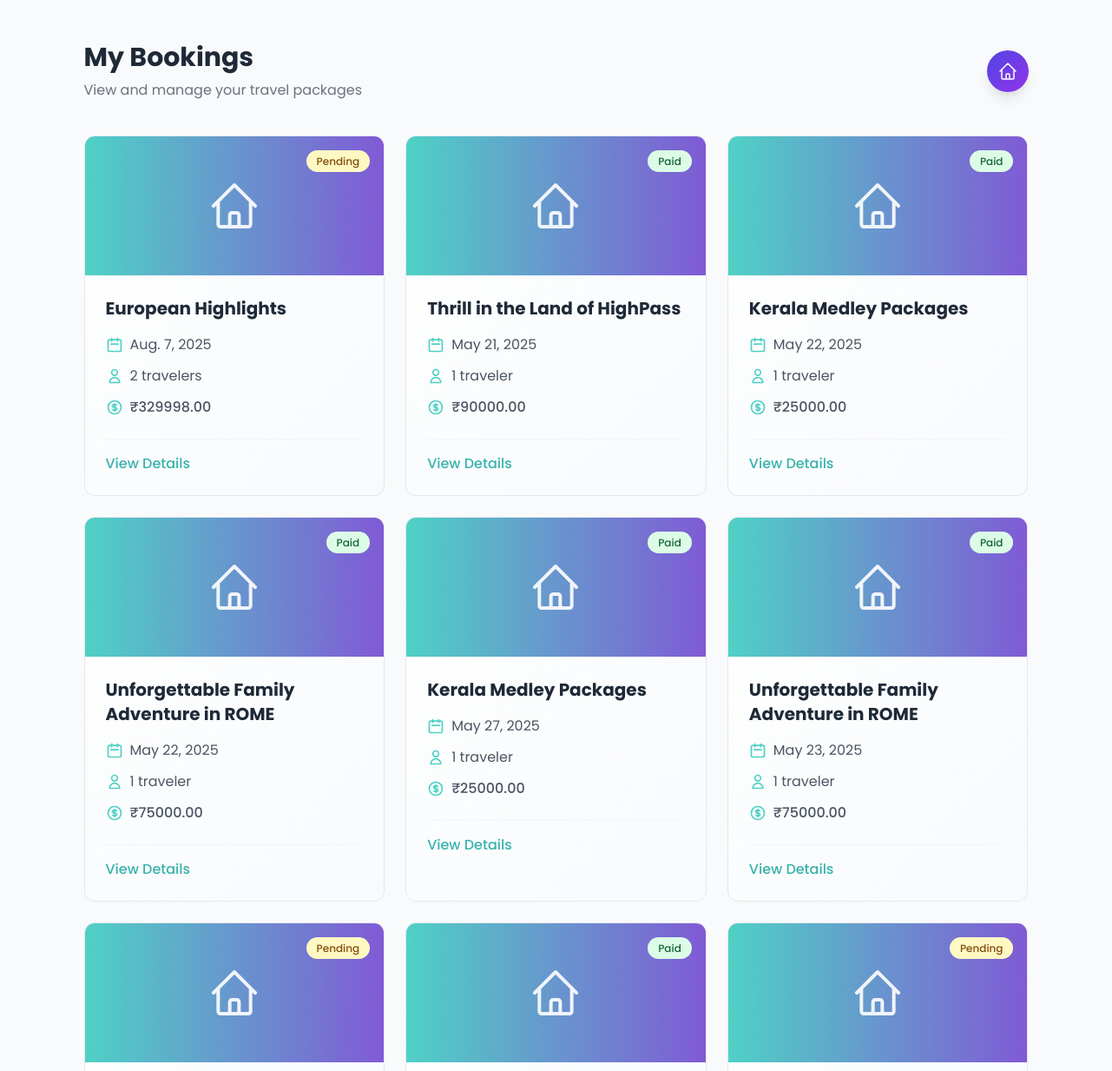
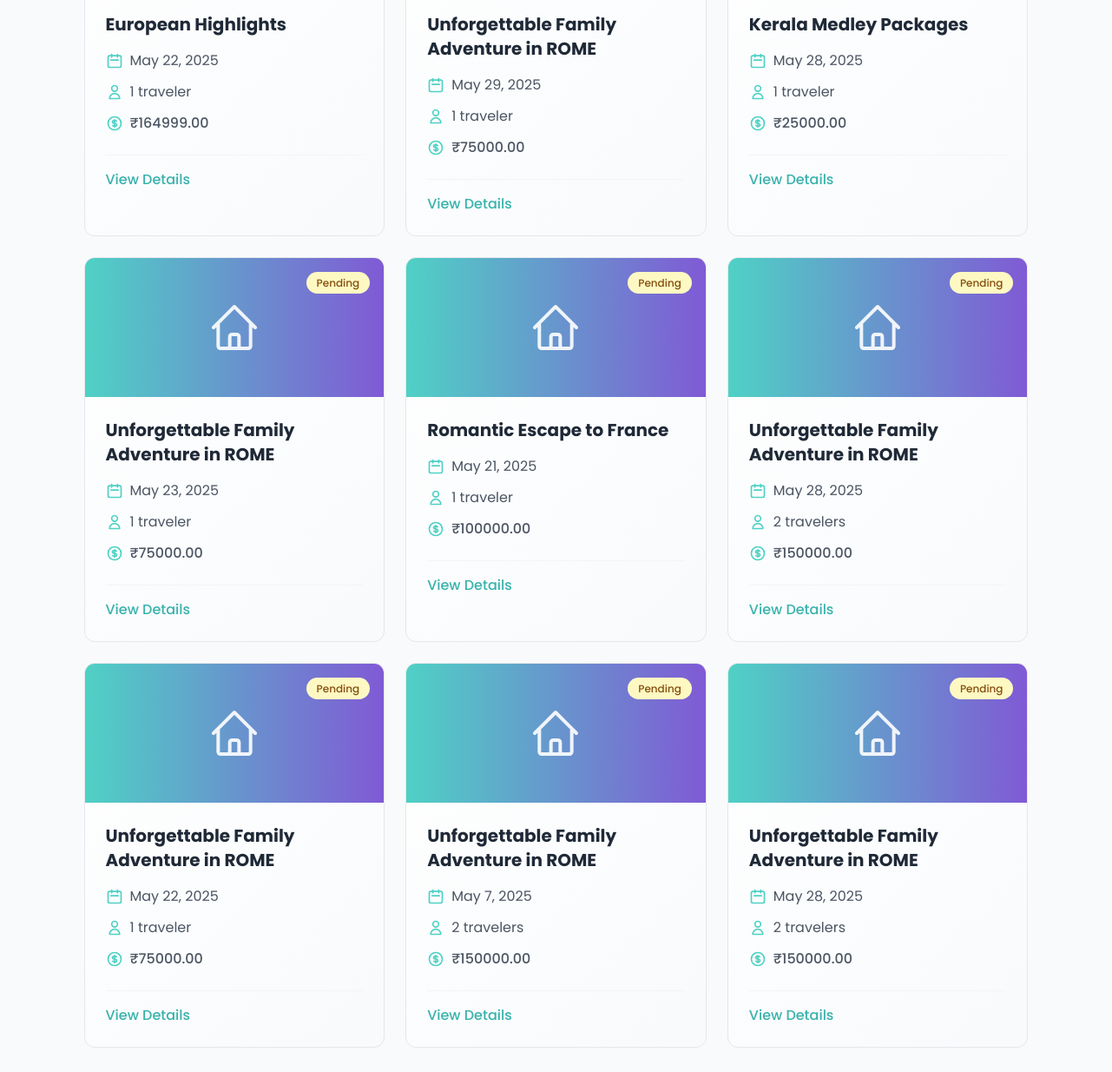
/my-bookings/ (signed in), run on the app's committed database (2 pictures, top to bottom).
### users/models.py (models this page shows)
class Booking(models.Model):
    user = models.ForeignKey(RegisteredUser, on_delete=models.CASCADE)
    package = models.ForeignKey(Package, on_delete=models.CASCADE)
    travel_date = models.DateField()
    travelers = models.PositiveIntegerField()
    total_price = models.DecimalField(max_digits=10, decimal_places=2)
    is_paid = models.BooleanField(default=False)
    created_at = models.DateTimeField(auto_now_add=True)
    razorpay_order_id = models.CharField(max_length=255, blank=True, null=True)
    payment_status = models.CharField(max_length=50, default='Pending')
    vendor_status = models.CharField(
        max_length=20,
        choices=[
            ('Pending', 'Pending'),
            ('Approved', 'Approved'),
            ('Rejected', 'Rejected'),
        ],
        default='Pending'
    )
    vendor_message = models.TextField(blank=True, null=True)

### vendors/models.py (models this page shows)
class Package(models.Model):
    STATUS_CHOICES = [
        ('pending', 'Pending'),
        ('approved', 'Approved'),
        ('rejected', 'Rejected'),
        ('private', 'Private'),
    ]
    vendor = models.ForeignKey(Registeredvendor, on_delete=models.CASCADE,null=True)
    name = models.CharField(max_length=100)
    destination = models.CharField(max_length=100)
    price = models.DecimalField(max_digits=10, decimal_places=2)
    duration = models.IntegerField()
    group_size = models.IntegerField()
    description = models.TextField()
    created_at = models.DateTimeField(auto_now_add=True)
    status = models.CharField(max_length=10, choices=STATUS_CHOICES, default='pending')
    expiry_date = models.DateField(null=True, blank=True)
    views_count = models.IntegerField(default=0)

### users/views.py (the view)
# urls.py: path('my-bookings/', v.view_booked, name='view_booked'),
def view_booked(request):
    user_id = request.session.get('user_id')
    if not user_id:
        return redirect('userlogin')
    user = RegisteredUser.objects.get(id=user_id)
    bookings = Booking.objects.filter(user=user).select_related('package').order_by('-created_at')
    return render(request, 'users/view_booked.html', {'bookings': bookings})

### users/templates/users/view_booked.html (shortened to what this page needs)
<!DOCTYPE html>
<html lang="en">
<head>
    <script src="https://cdn.tailwindcss.com"></script>
</head>
<body class="bg-gray-50 font-sans">
    <div class="max-w-6xl mx-auto px-4 sm:px-6 lg:px-8 py-12">
        <div class="flex justify-between items-center mb-10">
            <div>
                <h1 class="text-3xl font-bold text-gray-800">My Bookings</h1>
                <p class="text-gray-500 mt-2">View and manage your travel packages</p>
            </div>
      <div class="group relative bg-gradient-to-br from-indigo-600 to-purple-600 hover:from-indigo-700 hover:to-purple-700 p-3 rounded-full transition-all duration-300 transform hover:scale-110 shadow-lg hover:shadow-xl cursor-pointer ring-2 ring-white/10 hover:ring-white/20">
    <a href="{% url 'home' %}" class="flex items-center justify-center">
    </a>
</div>
        </div>
        {% if bookings %}
        <div class="grid gap-6 md:grid-cols-2 lg:grid-cols-3">
            {% for booking in bookings %}
            <div class="booking-card rounded-xl overflow-hidden border border-gray-200">
                <div class="relative">
                    <div class="h-40 bg-gradient-to-r from-primary to-secondary flex items-center justify-center">
                    </div>
                    <div class="absolute top-4 right-4">
                        <span class="status-badge px-3 py-1 rounded-full text-xs font-medium {% if booking.payment_status == 'Paid' %}bg-green-100 text-green-800{% else %}bg-yellow-100 text-yellow-800{% endif %}">
                            {{ booking.payment_status }}
                        </span>
                    </div>
                </div>
                <div class="p-6">
                    <h2 class="text-xl font-bold text-gray-800 mb-2">{{ booking.package.name }}</h2>
                    <div class="space-y-3 mt-4">
                        <div class="flex items-center text-gray-600">
                            <svg xmlns="http://www.w3.org/2000/svg" class="h-5 w-5 mr-2 text-primary" fill="none" viewBox="0 0 24 24" stroke="currentColor">
                                <path stroke-linecap="round" stroke-linejoin="round" stroke-width="2" d="M8 7V3m8 4V3m-9 8h10M5 21h14a2 2 0 002-2V7a2 2 0 00-2-2H5a2 2 0 00-2 2v12a2 2 0 002 2z" />
                            </svg>
                            <span>{{ booking.travel_date }}</span>
                        </div>
                        <div class="flex items-center text-gray-600">
                            <svg xmlns="http://www.w3.org/2000/svg" class="h-5 w-5 mr-2 text-primary" fill="none" viewBox="0 0 24 24" stroke="currentColor">
                                <path stroke-linecap="round" stroke-linejoin="round" stroke-width="2" d="M16 7a4 4 0 11-8 0 4 4 0 018 0zM12 14a7 7 0 00-7 7h14a7 7 0 00-7-7z" />
                            </svg>
                            <span>{{ booking.travelers }} traveler{% if booking.travelers > 1 %}s{% endif %}</span>
                        </div>
                        <div class="flex items-center text-gray-600">
                            <span class="font-medium">₹{{ booking.total_price }}</span>
                        </div>
                    </div>
                    <div class="mt-6 pt-4 border-t border-gray-100 flex justify-between">
                        <a href="{% url 'booking_detail' booking.id %}" class="text-primaryDark font-medium hover:text-primary transition-colors">
                           View Details
                        </a>
                    </div>
                </div>
            </div>
            {% endfor %}
        </div>
        {% endif %}
    </div>
</body>
</html>

### users/templates/users/view_booked.html (style rules this page uses)
.booking-card { transition: all 0.3s ease; background: linear-gradient(135deg, #ffffff 0%, #f8fafc 100%); }
.status-badge { transition: all 0.2s ease; }

### data on the page
Booking: payment_status "Pending", package.name "European Highlights", travel_date "Aug. 7, 2025", travelers "2", total_price "329998.00"
Booking: payment_status "Paid", package.name "Thrill in the Land of HighPass", travel_date "May 21, 2025", travelers "1", total_price "90000.00"
Booking: payment_status "Paid", package.name "Kerala Medley Packages", travel_date "May 22, 2025", travelers "1", total_price "25000.00"
Booking: payment_status "Paid", package.name "Unforgettable Family Adventure in ROME", travel_date "May 22, 2025", travelers "1", total_price "75000.00"
Booking: payment_status "Paid", package.name "Kerala Medley Packages", travel_date "May 27, 2025", travelers "1", total_price "25000.00"
Booking: payment_status "Paid", package.name "Unforgettable Family Adventure in ROME", travel_date "May 23, 2025", travelers "1", total_price "75000.00"
Booking: payment_status "Pending", package.name "European Highlights", travel_date "May 22, 2025", travelers "1", total_price "164999.00"
Booking: payment_status "Paid", package.name "Unforgettable Family Adventure in ROME", travel_date "May 29, 2025", travelers "1", total_price "75000.00"
Booking: payment_status "Pending", package.name "Kerala Medley Packages", travel_date "May 28, 2025", travelers "1", total_price "25000.00"
Booking: payment_status "Pending", package.name "Unforgettable Family Adventure in ROME", travel_date "May 23, 2025", travelers "1", total_price "75000.00"
Booking: payment_status "Pending", package.name "Romantic Escape to France", travel_date "May 21, 2025", travelers "1", total_price "100000.00"
Booking: payment_status "Pending", package.name "Unforgettable Family Adventure in ROME", travel_date "May 28, 2025", travelers "2", total_price "150000.00"
Booking: payment_status "Pending", package.name "Unforgettable Family Adventure in ROME", travel_date "May 22, 2025", travelers "1", total_price "75000.00"
Booking: payment_status "Pending", package.name "Unforgettable Family Adventure in ROME", travel_date "May 7, 2025", travelers "2", total_price "150000.00"
Booking: payment_status "Pending", package.name "Unforgettable Family Adventure in ROME", travel_date "May 28, 2025", travelers "2", total_price "150000.00"
